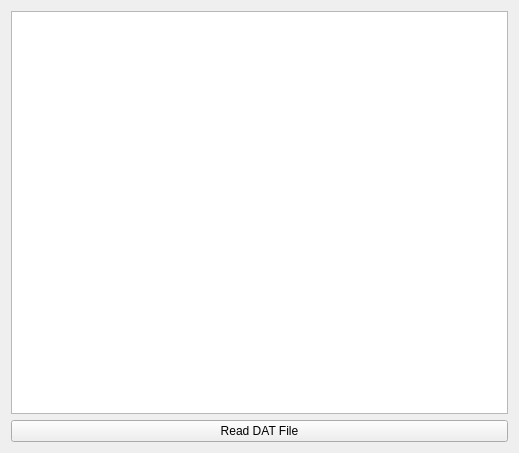
<?xml version="1.0" encoding="UTF-8"?>
<ui version="4.0">
 <class>MainWindow</class>
 <widget class="QMainWindow" name="MainWindow">
  <property name="geometry">
   <rect>
    <x>0</x>
    <y>0</y>
    <width>519</width>
    <height>453</height>
   </rect>
  </property>
  <property name="windowTitle">
   <string>MainWindow</string>
  </property>
  <widget class="QWidget" name="centralWidget">
   <layout class="QVBoxLayout" name="verticalLayout">
    <item>
     <widget class="QTableWidget" name="tableWidget">
      <property name="sizePolicy">
       <sizepolicy hsizetype="Preferred" vsizetype="Preferred">
        <horstretch>0</horstretch>
        <verstretch>0</verstretch>
       </sizepolicy>
      </property>
     </widget>
    </item>
    <item>
     <widget class="QPushButton" name="pushButton">
      <property name="text">
       <string>Read DAT File</string>
      </property>
     </widget>
    </item>
   </layout>
  </widget>
 </widget>
 <layoutdefault spacing="6" margin="11"/>
 <tabstops>
  <tabstop>pushButton</tabstop>
  <tabstop>tableWidget</tabstop>
 </tabstops>
 <resources/>
 <connections/>
</ui>
